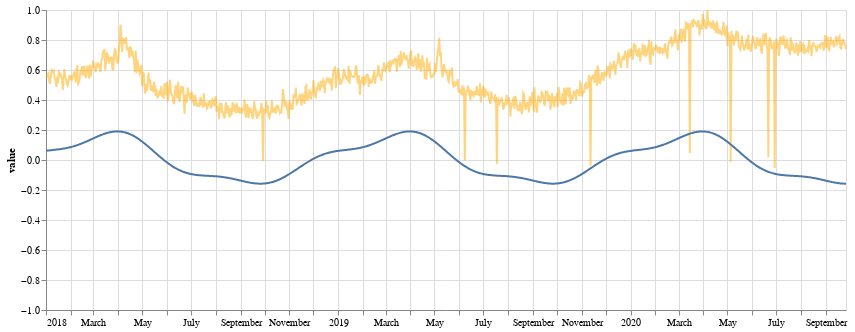

Notebook source saved alongside this figure:
### Code cell
seasonal_df = seasonal_components(t, np.mean(trace['beta'], axis=0))
plot_seasonal_components(df, seasonal_df)

### Figure 1 — Vega-Lite specification as saved in the notebook (floating-point values rounded to 4 significant figures; data arrays with more than 128 entries replaced by an {"elided": "..."} marker saying what was removed)
{"config": {"view": {"continuousWidth": 400, "continuousHeight": 300}}, "layer": [{"data": {"name": "data-e82deb7f38554aa6480aca730cf3e033"}, "mark": {"type": "line", "color": "#FFAA00", "opacity": 0.5}, "encoding": {"x": {"type": "temporal", "field": "date"}, "y": {"type": "quantitative", "field": "value"}}}, {"data": {"name": "data-231eb12cc3d6fa24263e137a93bbe708"}, "mark": "line", "encoding": {"x": {"type": "temporal", "axis": {"labels": true, "title": ""}, "field": "t"}, "y": {"type": "quantitative", "field": "value", "scale": {"domain": [-1, 1]}}}, "height": 300, "width": 800}], "$schema": "https://vega.github.io/schema/vega-lite/v4.8.1.json", "datasets": {"data-e82deb7f38554aa6480aca730cf3e033": {"elided": "1000 records"}, "data-231eb12cc3d6fa24263e137a93bbe708": {"elided": "1000 records"}}}
